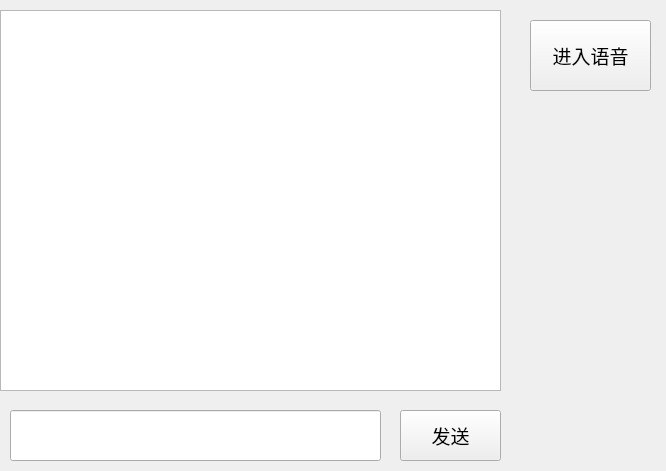
<?xml version="1.0" encoding="UTF-8"?>
<ui version="4.0">
    <class>MultiMessageUI</class>
    <widget class="QWidget" name="MultiMessageUI">
        <property name="geometry">
            <rect>
                <x>0</x>
                <y>0</y>
                <width>666</width>
                <height>471</height>
            </rect>
        </property>
        <property name="windowTitle">
            <string>MultiMessage</string>
        </property>
        <widget class="QTextBrowser" name="textBrowser">
            <property name="geometry">
                <rect>
                    <x>0</x>
                    <y>10</y>
                    <width>501</width>
                    <height>381</height>
                </rect>
            </property>
        </widget>
        <widget class="QLineEdit" name="lineEdit">
            <property name="geometry">
                <rect>
                    <x>10</x>
                    <y>410</y>
                    <width>371</width>
                    <height>51</height>
                </rect>
            </property>
        </widget>
        <widget class="QPushButton" name="pushButton">
            <property name="geometry">
                <rect>
                    <x>400</x>
                    <y>410</y>
                    <width>101</width>
                    <height>51</height>
                </rect>
            </property>
            <property name="font">
                <font>
                    <family>等线</family>
                    <pointsize>14</pointsize>
                </font>
            </property>
            <property name="text">
                <string>发送</string>
            </property>
        </widget>
        <widget class="QPushButton" name="pushButton_2">
            <property name="geometry">
                <rect>
                    <x>530</x>
                    <y>20</y>
                    <width>121</width>
                    <height>71</height>
                </rect>
            </property>
            <property name="font">
                <font>
                    <family>等线</family>
                    <pointsize>14</pointsize>
                </font>
            </property>
            <property name="text">
                <string>进入语音</string>
            </property>
        </widget>
    </widget>
    <resources/>
    <connections/>
</ui>
